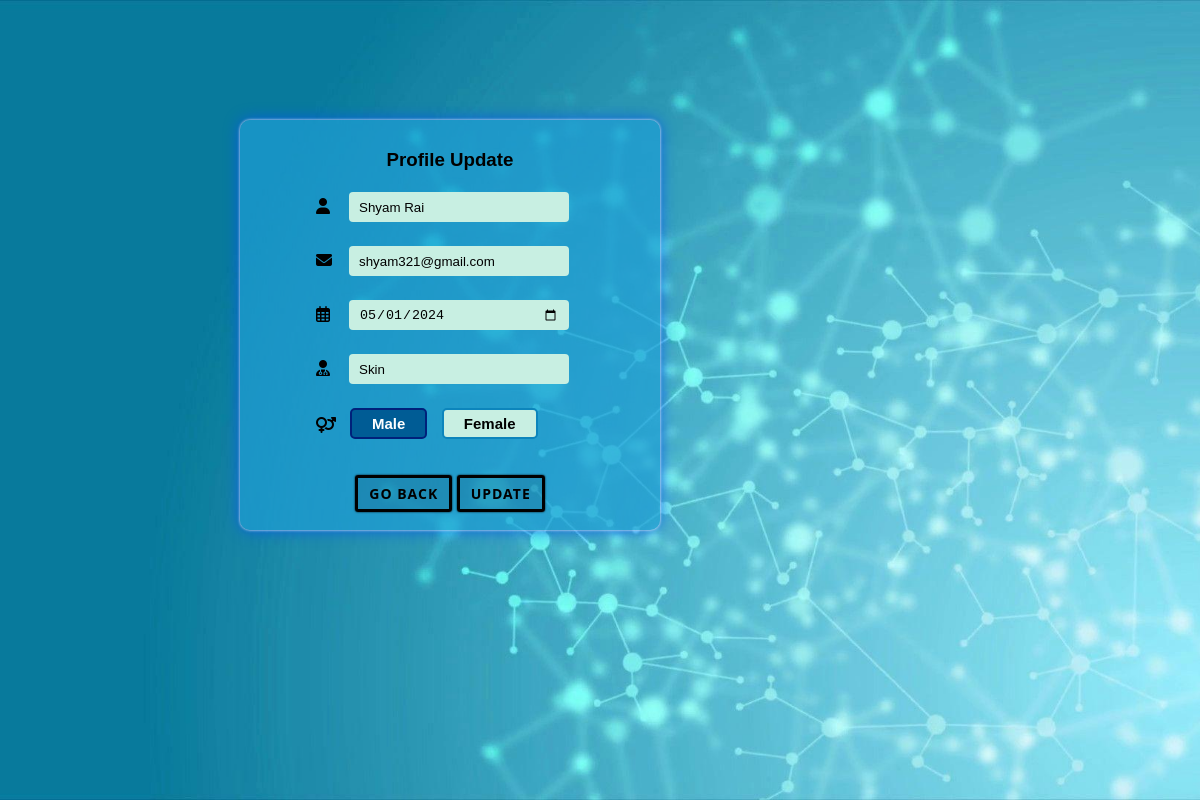
The app's page /doctor/editDoc.php (signed in) with its own data.
### tables this page shows
CREATE TABLE `doctor` (
  `Avatar` longblob NOT NULL,
  `did` int(11) NOT NULL,
  `dname` varchar(50) NOT NULL,
  `demail` varchar(50) NOT NULL,
  `dpassword` text NOT NULL,
  `specialties` varchar(50) NOT NULL,
  `ddob` date NOT NULL,
  `dgender` varchar(20) NOT NULL,
  `Availability_start` time NOT NULL,
  `Availability_End` time NOT NULL
);

### doctor/editDoc.php (the view, shortened to what this page needs)
<?php
include('../backend/conn.php');
$did = $_SESSION['id'];
if ($_SERVER['REQUEST_METHOD'] === 'POST') {
    function validate($str) {
        return trim(htmlspecialchars($str));
    }
    $errors = [];
    $name = validate($_POST['name'] ?? '');
    $email = validate($_POST['email'] ?? '');
    $age = validate($_POST['age'] ?? '');
    $specialties = validate($_POST['specialties'] ?? '');
    $gender = validate($_POST['gender'] ?? '');
    if (empty($name)) {
        $errors['name'] = 'Name cannot be empty.';
    } elseif (!preg_match('/^[a-zA-Z\s]+$/', $name)) {
        $errors['name'] = 'Name can only contain letters and white spaces.';
    }
    if (empty($email)) {
        $errors['email'] = 'Please enter your email.';
    } elseif (!filter_var($email, FILTER_VALIDATE_EMAIL)) {
        $errors['email'] = 'Invalid email format.';
    }
    if (empty($age)) {
        $errors['age'] = 'Date of birth is required.';
    } else {
        $dobDate = new DateTime($age);
        $currentDate = new DateTime();
        $maxDate = (clone $currentDate)->modify('-130 years');
        if ($dobDate > $currentDate) {
            $errors['age'] = 'Date of birth cannot be in the future.';
        } elseif ($dobDate < $maxDate) {
            $errors['age'] = 'Date of birth cannot exceed 130 years.';
        }
    }
    if (empty($gender)) {
        $errors['gender'] = 'Please enter your gender.';
    }
    if (empty($specialties)) {
        $errors['specialties'] = 'Specialties is required.';
    }
    if (empty($errors)) {
        $stmt = $conn->prepare("UPDATE doctor SET dname = ?, demail = ?, ddob = ?, specialties = ?, dgender = ? WHERE did = ?");
        $stmt->bind_param('sssssi', $name, $email, $age, $specialties, $gender, $did);
        if ($stmt->execute()) {
            echo "<script>
                    alert('Profile updated successfully');
                    window.close();
                  </script>";
            exit();
        } else {
            $msg = "Failed to update profile";
        }
    } else {
        $msg = implode('<br>', $errors);
    }
} else {
    $stmt = $conn->prepare("SELECT dname, demail, ddob, specialties, dgender FROM doctor WHERE did = ?");
    $stmt->bind_param('i', $did);
    $stmt->execute();
    $result = $stmt->get_result();
    $doctor = $result->fetch_assoc();
    $name = $doctor['dname'];
    $email = $doctor['demail'];
    $age = $doctor['ddob'];
    $specialties = $doctor['specialties'];
}
?>
<!DOCTYPE html>
<html lang="en">
<head>
    <link rel="stylesheet" href="../Styles/signup-style.css">
    <link rel="stylesheet" href="../Styles/style-prev.css">
    <link rel="stylesheet" href="https://cdnjs.cloudflare.com/ajax/libs/font-awesome/6.1.1/css/all.min.css">
</head>
<body>
    <div class="signup-container">
        <div class="signup-input-field">
            <h3>Profile Update</h3>
            <form action="editDoc.php" method="post">
                <table>
                    <tr>
                        <td class="input-labels"><i class="fa-solid fa-user"></i></td>
                        <td class="signup-input-box">
                            <input class="signup-input" type="text" name="name" placeholder="Full Name" value="<?php echo htmlspecialchars($name); ?>">
                        </td>
                    </tr>
                    <tr>
                        <td class="error-box" colspan="2">
                        </td>
                    </tr>
                    <tr>
                        <td class="input-labels"><i class="fa-solid fa-envelope"></i></td>
                        <td class="signup-input-box">
                            <input class="signup-input" type="text" name="email" placeholder="Email" value="<?php echo htmlspecialchars($email); ?>">
                        </td>
                    </tr>
                    <tr>
                        <td class="error-box" colspan="2">
                        </td>
                    </tr>
                    <tr>
                        <td class="input-labels"><i class="fa-regular fa-calendar-days"></i></td>
                        <td class="signup-input-box">
                            <input class="signup-input" type="date" name="age" placeholder="Date of Birth" value="<?php echo htmlspecialchars($age); ?>">
                        </td>
                    </tr>
                    <tr>
                        <td class="error-box" colspan="2">
                        </td>
                    </tr>
                    <tr>
                        <td class="input-labels"><i class="fa-solid fa-user-doctor"></i></td>
                        <td class="signup-input-box">
                            <input class="signup-input" type="text" name="specialties" placeholder="Specialties" value="<?php echo htmlspecialchars($specialties); ?>">
                        </td>
                    </tr>
                    <tr>
                        <td class="error-box" colspan="2">
                        </td>
                    </tr>
                    <tr>
                        <td class="input-labels"><i class="fa-solid fa-venus-mars"></i></td>
                        <td class="signup-input-box">
                            <label for="male" class="radio-button"> Male</label>
                            <label for="female" class="radio-button"> Female </label>
                        </td>
                    </tr>
                    <tr>
                        <td class="error-box" colspan="2">
                        </td>
                    </tr>
                </table>
                <div>
                    <button class="logout-btn" type="button" onclick="window.close()">Go Back</button>
                    <input class="logout-btn" type="submit" name="update" value="UPDATE">
                </div>
            </form>
        </div>
    </div>
</body>
</html>

### Styles/signup-style.css (style rules this page uses)
body { margin: 0; font-family: 'Poppins', sans-serif; }
.signup-input-field { position: fixed; top: 20px; width: 400px; display: flex; flex-direction: column; justify-content: center; align-items: center; height: max-content; background-color: rgba(31, 158, 213, 0.705); border-radius: 10px; padding: 10px; box-shadow: 0 0 3px rgb(251, 250, 250), 0 0 15px rgb(8, 91, 234); }
.signup-container { display: flex; flex-direction: row; justify-content: center; align-items: center; font-family: Helvetica; font-weight: bold; width: 100%; height: 100vh; position: fixed; background-image: url('../images/home-bg.jpg'); background-size: cover; background-repeat: no-repeat; background-position: center center; background-attachment: fixed; }
form { display: flex; flex-direction: column; align-items: center; }
input.signup-input { border: none; background-color: rgb(200, 239, 226); border-radius: 4px; height: 26px; width: 200px; margin-left: 4px; padding: 2px 10px; transition-duration: 0.3s; }
td.input-labels { height: 30px; width: 25px; }
.error-box { height: 18px; width: fit-content; padding-top: 0; padding-bottom: 0; font-size: 13px; }
.radio-button { background-color: rgb(200, 239, 226); color: #000; padding: 5px 20px; font-size: 15px; border: 2px solid #0c85bc; border-radius: 5px; display: inline-block; cursor: pointer; margin: 5px; margin-top: 0; transition: background-color 0.3s ease; }
input[type="radio"]:checked+.radio-button { background-color: #005c95; color: white; border-color: #00217a; }

### Styles/style-prev.css (style rules this page uses)
body { margin: 0; }
.logout-btn { margin:8px 0px; cursor: pointer; background-color: rgba(0, 0, 0, 0.1); padding: 6px 11px; border: none; border-radius: 3px; font-size: 14px; letter-spacing: 1px; text-transform: uppercase; color: black; border: 3px solid black; font-family: 'Segoe UI', Tahoma, Geneva, Verdana, sans-serif; font-weight: bold; box-shadow: 0px 0px 2px black; transition-duration: 0.3s; }

### doctor/editDoc.php (style rules this page uses)
.signup-input-field { position: fixed; top: 15%; left: 20%; }

### records on screen
doctor: name "Shyam Rai", email "shyam321@gmail.com", age "05/01/2024", specialties "Skin"
